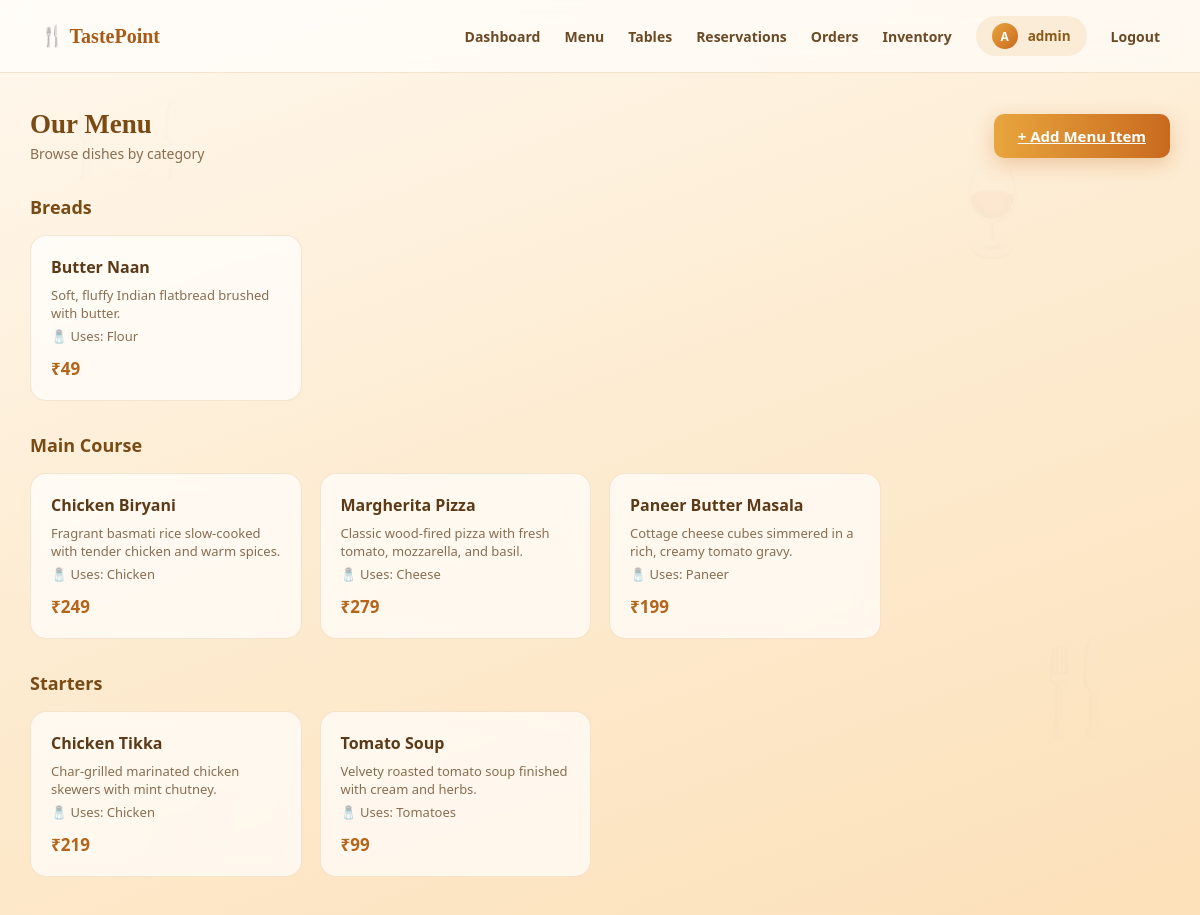
Screenshot of /menu (signed in) with the database file from the repository.
### tables this page shows
CREATE TABLE menu_item (
            id INTEGER PRIMARY KEY AUTOINCREMENT,
            name TEXT NOT NULL,
            description TEXT,
            price REAL NOT NULL,
            category TEXT NOT NULL,
            inventory_item_id INTEGER,
            qty_per_order REAL NOT NULL DEFAULT 1,
            FOREIGN KEY (inventory_item_id) REFERENCES inventory_item (id)
        );

CREATE TABLE inventory_item (
            id INTEGER PRIMARY KEY AUTOINCREMENT,
            name TEXT UNIQUE NOT NULL,
            quantity REAL NOT NULL DEFAULT 0,
            unit TEXT NOT NULL DEFAULT 'units',
            low_stock_threshold REAL NOT NULL DEFAULT 5
        );

### app.py (the view)
@app.route('/menu')
@login_required
def menu():
    db = get_db()
    items = db.execute("""
        SELECT m.*, i.quantity as stock_qty, i.name as ingredient_name
        FROM menu_item m LEFT JOIN inventory_item i ON m.inventory_item_id = i.id
        ORDER BY m.category, m.name
    """).fetchall()
    categorized = {}
    for item in items:
        categorized.setdefault(item['category'], []).append(item)
    return render_template('menu.html', categorized=categorized)

### app.py (called while the page is built)
def get_db():
    if 'db' not in g:
        g.db = sqlite3.connect(DB_NAME)
        g.db.row_factory = sqlite3.Row
        g.db.execute("PRAGMA foreign_keys = ON")
    return g.db

def login_required(f):
    @wraps(f)
    def decorated(*args, **kwargs):
        if 'user_id' not in session:
            flash('Please log in to access this page.', 'info')
            return redirect(url_for('login'))
        return f(*args, **kwargs)
    return decorated

@app.context_processor
def inject_user():
    class CurrentUser:
        is_authenticated = 'user_id' in session
        username = session.get('username')
        is_admin = session.get('is_admin', False)
    return {'current_user': CurrentUser()}

### templates/menu.html (shortened to what this page needs)
{% extends "base.html" %}
{% block content %}
<div class="page-wrapper">
    <div class="page-header">
        <div>
            <h1>Our Menu</h1>
            <p>Browse dishes by category</p>
        </div>
        {% if current_user.is_admin %}
        <a href="{{ url_for('create_menu_item') }}" class="btn-primary" style="width: auto; padding: 12px 24px;">+ Add Menu Item</a>
        {% endif %}
    </div>
    {% for category, items in categorized.items() %}
    <div class="section-title"><span>{{ category }}</span></div>
    <div class="card-grid">
        {% for item in items %}
        <div class="item-card">
            <h3>{{ item.name }}</h3>
            <div class="item-meta">
                <span>{{ item.description }}</span>
                {% if item.ingredient_name %}
                <span>🧂 Uses: {{ item.ingredient_name }}</span>
                {% endif %}
            </div>
            <div class="price-tag">₹{{ "%.0f"|format(item.price) }}</div>
        </div>
        {% endfor %}
    </div>
    {% endfor %}
</div>
{% endblock %}

### static/style.css (style rules this page uses)
* { box-sizing: border-box; margin: 0; padding: 0; }
html, body { height: 100%; width: 100%; }
body { font-family: 'Segoe UI', Arial, sans-serif; color: #3a2416; min-height: 100vh; background: linear-gradient(160deg, #fff8ee 0%, #fdecd2 45%, #fce0b8 100%); background-attachment: fixed; }
h1, h2, .brand, .auth-card h1 { font-family: Georgia, 'Times New Roman', serif; }
.btn-primary { width: 100%; padding: 13px; border: none; border-radius: 10px; background: linear-gradient(90deg, #e8a53d, #c96a1f); color: #fff; font-weight: 700; font-size: 15px; cursor: pointer; transition: all 0.2s ease; box-shadow: 0 6px 20px rgba(201, 106, 31, 0.3); }
.page-wrapper { position: relative; z-index: 1; max-width: 1200px; margin: 0 auto; padding: 36px 30px 80px; }
.page-header { margin-bottom: 30px; display: flex; align-items: center; justify-content: space-between; flex-wrap: wrap; gap: 12px; }
.page-header h1 { font-size: 27px; color: #7a4a15; margin-bottom: 4px; }
.page-header p { color: #8a6d4f; font-size: 14px; }
.section-title { font-size: 18px; margin: 32px 0 16px; display: flex; align-items: center; justify-content: space-between; color: #7a4a15; font-weight: 700; }
.card-grid { display: grid; grid-template-columns: repeat(auto-fill, minmax(240px, 1fr)); gap: 18px; }
.item-card { background: rgba(255,255,255,0.68); border: 1px solid rgba(196, 132, 42, 0.18); border-radius: 16px; padding: 20px; backdrop-filter: blur(10px); transition: all 0.25s ease; position: relative; }
.item-card h3 { font-size: 16px; color: #5c3a17; margin-bottom: 8px; }
.item-meta { font-size: 13px; color: #8a6d4f; display: flex; flex-direction: column; gap: 5px; margin-bottom: 12px; }
.price-tag { font-size: 17px; font-weight: 700; color: #b5651a; }

### rows the page displays
menu_item: category "Breads", name "Butter Naan", description "Soft, fluffy Indian flatbread brushed with butter.", ingredient_name "Flour", price "49"
menu_item: category "Main Course", name "Chicken Biryani", description "Fragrant basmati rice slow-cooked with tender chicken and warm spices.", ingredient_name "Chicken", price "249"
menu_item: name "Margherita Pizza", description "Classic wood-fired pizza with fresh tomato, mozzarella, and basil.", ingredient_name "Cheese", price "279"
menu_item: name "Paneer Butter Masala", description "Cottage cheese cubes simmered in a rich, creamy tomato gravy.", ingredient_name "Paneer", price "199"
menu_item: category "Starters", name "Chicken Tikka", description "Char-grilled marinated chicken skewers with mint chutney.", ingredient_name "Chicken", price "219"
menu_item: name "Tomato Soup", description "Velvety roasted tomato soup finished with cream and herbs.", ingredient_name "Tomatoes", price "99"

### other values shown
{{ current_user.username[0]|upper }} "A"
{{ current_user.username }} "admin"
